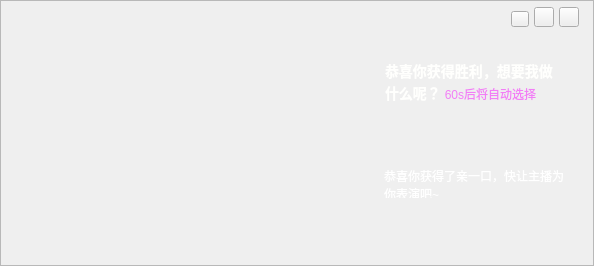
<?xml version="1.0" encoding="UTF-8"?>
<ui version="4.0">
 <class>PKResultWidget</class>
 <widget class="QWidget" name="PKResultWidget">
  <property name="geometry">
   <rect>
    <x>0</x>
    <y>0</y>
    <width>594</width>
    <height>266</height>
   </rect>
  </property>
  <property name="windowTitle">
   <string>Form</string>
  </property>
  <widget class="QFrame" name="frame">
   <property name="geometry">
    <rect>
     <x>0</x>
     <y>0</y>
     <width>594</width>
     <height>266</height>
    </rect>
   </property>
   <property name="styleSheet">
    <string notr="true">#frame{
border-image: url(:/image/PKResultUI/bg_gameover.png);}</string>
   </property>
   <property name="frameShape">
    <enum>QFrame::StyledPanel</enum>
   </property>
   <property name="frameShadow">
    <enum>QFrame::Raised</enum>
   </property>
   <widget class="QLabel" name="winnerTextLabel">
    <property name="geometry">
     <rect>
      <x>60</x>
      <y>240</y>
      <width>231</width>
      <height>21</height>
     </rect>
    </property>
    <property name="styleSheet">
     <string notr="true">color: rgb(255, 255, 255);
font: 75 12px &quot;宋体&quot;;</string>
    </property>
    <property name="text">
     <string/>
    </property>
   </widget>
   <widget class="QLabel" name="waitSelectedTextLabel">
    <property name="geometry">
     <rect>
      <x>385</x>
      <y>60</y>
      <width>185</width>
      <height>41</height>
     </rect>
    </property>
    <property name="styleSheet">
     <string notr="true">font: bold 14px &quot;宋体&quot;;
color: rgb(255, 255, 255);</string>
    </property>
    <property name="text">
     <string>&lt;html&gt;&lt;head/&gt;&lt;body&gt;&lt;p&gt;&lt;span style=&quot; font-size:14px; font-weight:600; color:#fffffd;&quot;&gt;恭喜你获得胜利，想要我做&lt;br/&gt;什么呢？  &lt;/span&gt;&lt;span style=&quot; color:#f27ef6;&quot;&gt;60s后将自动选择&lt;/span&gt;&lt;/p&gt;&lt;/body&gt;&lt;/html&gt;</string>
    </property>
   </widget>
   <widget class="QTableWidget" name="RankListWidget">
    <property name="geometry">
     <rect>
      <x>50</x>
      <y>90</y>
      <width>281</width>
      <height>131</height>
     </rect>
    </property>
    <property name="focusPolicy">
     <enum>Qt::NoFocus</enum>
    </property>
    <property name="styleSheet">
     <string notr="true">background-color: rgba(255, 255, 255, 0);
color: rgb(255, 255, 255);
font:bold 12px;</string>
    </property>
    <property name="frameShape">
     <enum>QFrame::NoFrame</enum>
    </property>
    <property name="verticalScrollBarPolicy">
     <enum>Qt::ScrollBarAlwaysOff</enum>
    </property>
    <property name="horizontalScrollBarPolicy">
     <enum>Qt::ScrollBarAlwaysOff</enum>
    </property>
    <property name="autoScroll">
     <bool>false</bool>
    </property>
    <property name="editTriggers">
     <set>QAbstractItemView::NoEditTriggers</set>
    </property>
    <property name="tabKeyNavigation">
     <bool>false</bool>
    </property>
    <property name="showDropIndicator" stdset="0">
     <bool>false</bool>
    </property>
    <property name="dragDropOverwriteMode">
     <bool>false</bool>
    </property>
    <property name="selectionMode">
     <enum>QAbstractItemView::NoSelection</enum>
    </property>
    <property name="showGrid">
     <bool>false</bool>
    </property>
    <property name="columnCount">
     <number>0</number>
    </property>
    <attribute name="horizontalHeaderVisible">
     <bool>false</bool>
    </attribute>
    <attribute name="horizontalHeaderHighlightSections">
     <bool>false</bool>
    </attribute>
    <attribute name="verticalHeaderVisible">
     <bool>false</bool>
    </attribute>
    <attribute name="verticalHeaderHighlightSections">
     <bool>false</bool>
    </attribute>
   </widget>
   <widget class="QWidget" name="RewardBackGroundWidget" native="true">
    <property name="geometry">
     <rect>
      <x>369</x>
      <y>45</y>
      <width>215</width>
      <height>210</height>
     </rect>
    </property>
    <widget class="QWidget" name="RewardBackGroundMask" native="true">
     <property name="geometry">
      <rect>
       <x>0</x>
       <y>0</y>
       <width>215</width>
       <height>210</height>
      </rect>
     </property>
    </widget>
    <widget class="QWidget" name="RewardBackGround" native="true">
     <property name="geometry">
      <rect>
       <x>0</x>
       <y>0</y>
       <width>215</width>
       <height>210</height>
      </rect>
     </property>
    </widget>
    <zorder>RewardBackGround</zorder>
    <zorder>RewardBackGroundMask</zorder>
   </widget>
   <widget class="QTableWidget" name="RewardTableWidget">
    <property name="geometry">
     <rect>
      <x>385</x>
      <y>100</y>
      <width>180</width>
      <height>150</height>
     </rect>
    </property>
    <property name="focusPolicy">
     <enum>Qt::NoFocus</enum>
    </property>
    <property name="styleSheet">
     <string notr="true">background-color: rgba(255, 255, 255, 0);</string>
    </property>
    <property name="frameShape">
     <enum>QFrame::NoFrame</enum>
    </property>
    <property name="verticalScrollBarPolicy">
     <enum>Qt::ScrollBarAlwaysOff</enum>
    </property>
    <property name="horizontalScrollBarPolicy">
     <enum>Qt::ScrollBarAlwaysOff</enum>
    </property>
    <property name="autoScroll">
     <bool>false</bool>
    </property>
    <property name="editTriggers">
     <set>QAbstractItemView::NoEditTriggers</set>
    </property>
    <property name="tabKeyNavigation">
     <bool>false</bool>
    </property>
    <property name="showDropIndicator" stdset="0">
     <bool>false</bool>
    </property>
    <property name="dragDropOverwriteMode">
     <bool>false</bool>
    </property>
    <property name="selectionMode">
     <enum>QAbstractItemView::NoSelection</enum>
    </property>
    <property name="showGrid">
     <bool>false</bool>
    </property>
    <property name="gridStyle">
     <enum>Qt::NoPen</enum>
    </property>
    <property name="rowCount">
     <number>2</number>
    </property>
    <property name="columnCount">
     <number>3</number>
    </property>
    <attribute name="horizontalHeaderVisible">
     <bool>false</bool>
    </attribute>
    <attribute name="horizontalHeaderHighlightSections">
     <bool>false</bool>
    </attribute>
    <attribute name="verticalHeaderVisible">
     <bool>false</bool>
    </attribute>
    <attribute name="verticalHeaderHighlightSections">
     <bool>false</bool>
    </attribute>
    <row/>
    <row/>
    <column/>
    <column/>
    <column/>
   </widget>
   <widget class="QLabel" name="seclectedLabel">
    <property name="geometry">
     <rect>
      <x>435</x>
      <y>70</y>
      <width>82</width>
      <height>82</height>
     </rect>
    </property>
    <property name="text">
     <string/>
    </property>
   </widget>
   <widget class="QLabel" name="seclectedTipLabel">
    <property name="geometry">
     <rect>
      <x>384</x>
      <y>167</y>
      <width>191</width>
      <height>31</height>
     </rect>
    </property>
    <property name="styleSheet">
     <string notr="true">color: rgb(255, 255, 255);
font: 75 12px &quot;宋体&quot;;</string>
    </property>
    <property name="text">
     <string>恭喜你获得了亲一口，快让主播为&lt;br/&gt;你表演吧~</string>
    </property>
   </widget>
   <widget class="QPushButton" name="quitButton">
    <property name="geometry">
     <rect>
      <x>485</x>
      <y>211</y>
      <width>90</width>
      <height>35</height>
     </rect>
    </property>
    <property name="styleSheet">
     <string notr="true">border-image: url(:/image/PKResultUI/bt_gameover.png);</string>
    </property>
    <property name="text">
     <string/>
    </property>
    <property name="flat">
     <bool>true</bool>
    </property>
   </widget>
   <widget class="QLabel" name="label_2">
    <property name="geometry">
     <rect>
      <x>30</x>
      <y>240</y>
      <width>21</width>
      <height>21</height>
     </rect>
    </property>
    <property name="styleSheet">
     <string notr="true">border-image: url(:/image/PKResultUI/icon_jiangbei.png);</string>
    </property>
    <property name="text">
     <string/>
    </property>
   </widget>
   <widget class="QPushButton" name="adviceBtn">
    <property name="geometry">
     <rect>
      <x>511</x>
      <y>11</y>
      <width>18</width>
      <height>16</height>
     </rect>
    </property>
    <property name="styleSheet">
     <string notr="true">QPushButton:hover{border-image: url(:/image/HostHomeUI/bt_useradvice_hover.png);}
QPushButton{border-image: url(:/image/HostHomeUI/bt_useradvice.png);}</string>
    </property>
    <property name="text">
     <string/>
    </property>
   </widget>
   <widget class="QPushButton" name="closebtn">
    <property name="geometry">
     <rect>
      <x>559</x>
      <y>7</y>
      <width>20</width>
      <height>20</height>
     </rect>
    </property>
    <property name="styleSheet">
     <string notr="true">QPushButton:hover{border-image: url(:/image/PKResultUI/bt_close_hover.png);}
QPushButton{border-image: url(:/image/PKResultUI/bt_close.png);}
</string>
    </property>
    <property name="text">
     <string/>
    </property>
   </widget>
   <widget class="QPushButton" name="minBtn">
    <property name="geometry">
     <rect>
      <x>534</x>
      <y>7</y>
      <width>20</width>
      <height>20</height>
     </rect>
    </property>
    <property name="styleSheet">
     <string notr="true">QPushButton:hover{border-image:
url(:/image/PKResultUI/bt_min_hover.png);}
QPushButton{border-image: url(:/image/PKResultUI/bt_min.png);}
</string>
    </property>
    <property name="text">
     <string/>
    </property>
   </widget>
   <zorder>RewardBackGroundWidget</zorder>
   <zorder>seclectedLabel</zorder>
   <zorder>winnerTextLabel</zorder>
   <zorder>waitSelectedTextLabel</zorder>
   <zorder>RankListWidget</zorder>
   <zorder>seclectedTipLabel</zorder>
   <zorder>label_2</zorder>
   <zorder>adviceBtn</zorder>
   <zorder>RewardTableWidget</zorder>
   <zorder>quitButton</zorder>
   <zorder>closebtn</zorder>
   <zorder>minBtn</zorder>
  </widget>
 </widget>
 <resources/>
 <connections/>
</ui>
